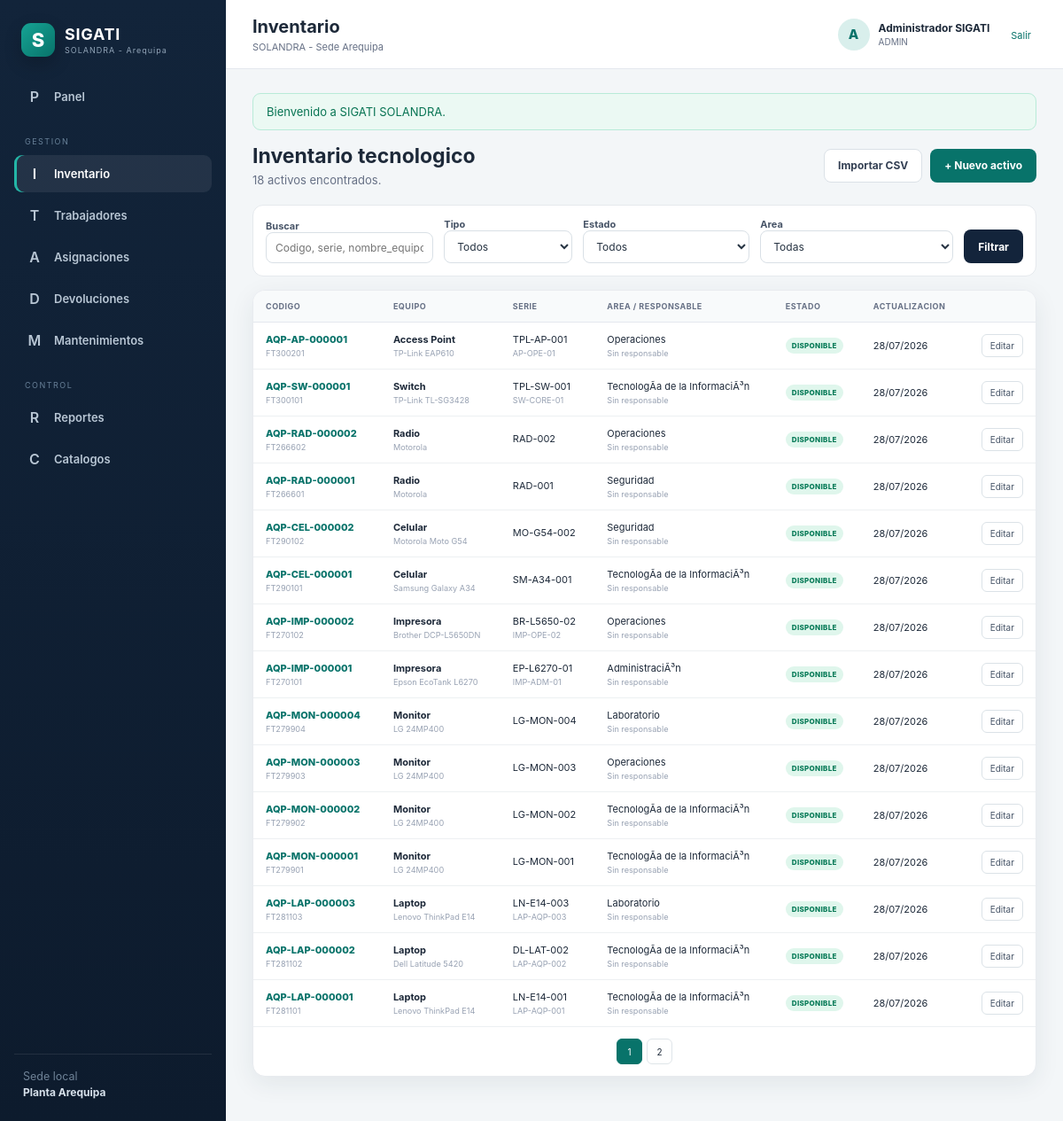
The page /sigati_solandra/public/activos (signed in) on the database as committed earlier.
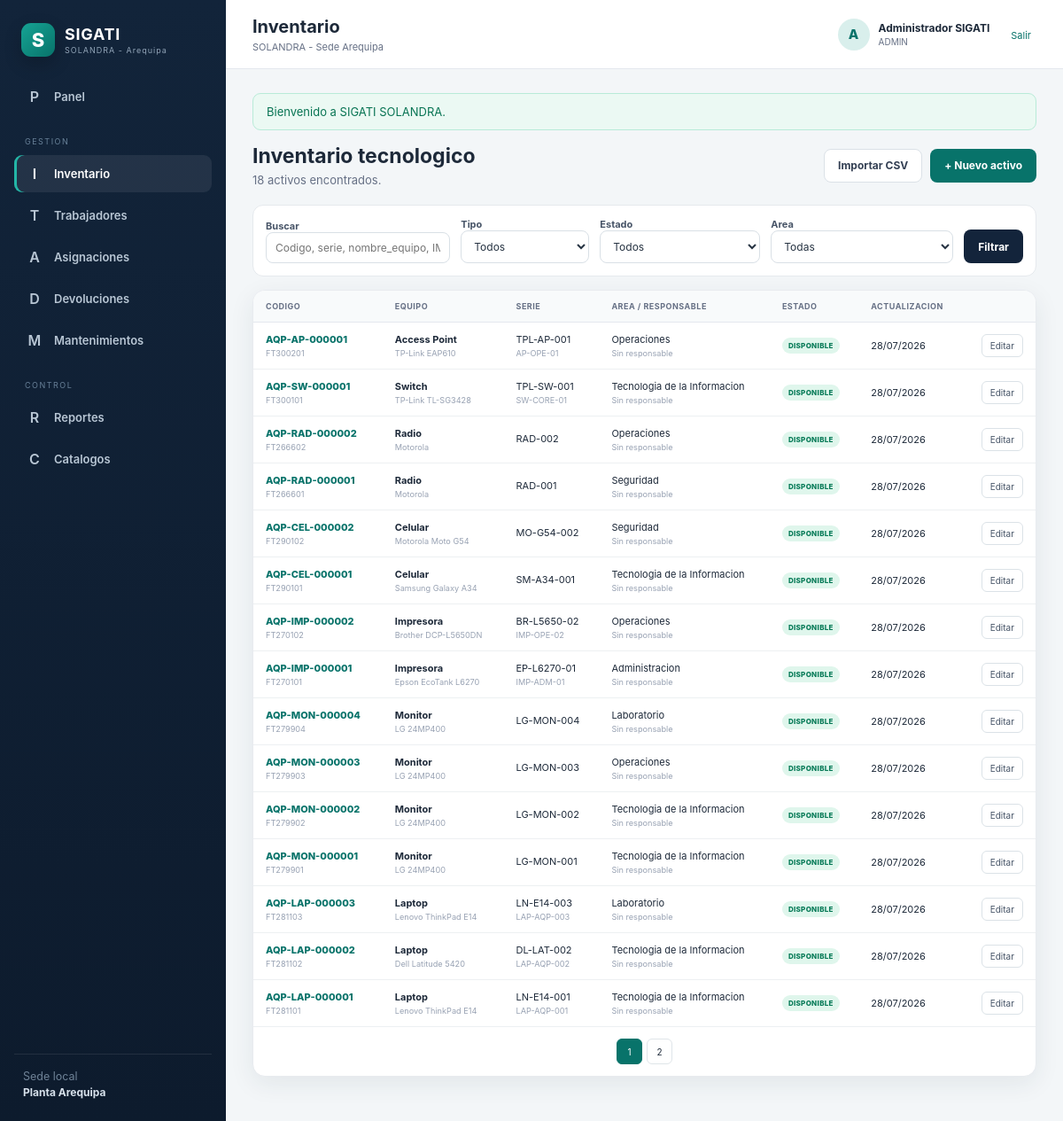
The same page on the database as committed later.
### tables this page shows
CREATE TABLE activos (
  id BIGINT UNSIGNED AUTO_INCREMENT PRIMARY KEY,
  uuid CHAR(36) NULL UNIQUE,
  codigo_activo VARCHAR(40) NOT NULL UNIQUE,
  codigo_anterior VARCHAR(80) NULL,
  tipo_activo_id INT UNSIGNED NOT NULL,
  marca_id INT UNSIGNED NULL,
  modelo_id INT UNSIGNED NULL,
  estado_id INT UNSIGNED NOT NULL,
  area_actual_id INT UNSIGNED NULL,
  ubicacion_id INT UNSIGNED NULL,
  trabajador_actual_id INT UNSIGNED NULL,
  numero_serie VARCHAR(150) NULL,
  nombre_equipo VARCHAR(120) NULL,
  direccion_ip VARCHAR(45) NULL,
  direccion_mac VARCHAR(30) NULL,
  imei1 VARCHAR(30) NULL,
  imei2 VARCHAR(30) NULL,
  numero_telefono VARCHAR(30) NULL,
  fecha_compra DATE NULL,
  numero_factura VARCHAR(80) NULL,
  proveedor_id INT UNSIGNED NULL,
  costo DECIMAL(12,2) NULL,
  fin_garantia DATE NULL,
  observaciones TEXT NULL,
  activo TINYINT(1) NOT NULL DEFAULT 1,
  creado_por INT UNSIGNED NULL,
  actualizado_por INT UNSIGNED NULL,
  creado_en TIMESTAMP NOT NULL DEFAULT CURRENT_TIMESTAMP,
  actualizado_en TIMESTAMP NULL DEFAULT CURRENT_TIMESTAMP ON UPDATE CURRENT_TIMESTAMP,
  INDEX ix_assets_search (codigo_activo,codigo_anterior,numero_serie),
  INDEX ix_assets_status (estado_id),
  INDEX ix_assets_area (area_actual_id),
  INDEX ix_assets_employee (trabajador_actual_id),
  CONSTRAINT fk_assets_type FOREIGN KEY (tipo_activo_id) REFERENCES tipos_activo(id),
  CONSTRAINT fk_assets_brand FOREIGN KEY (marca_id) REFERENCES marcas(id),
  CONSTRAINT fk_assets_model FOREIGN KEY (modelo_id) REFERENCES modelos(id),
  CONSTRAINT fk_assets_status FOREIGN KEY (estado_id) REFERENCES estados_activo(id),
  CONSTRAINT fk_assets_area FOREIGN KEY (area_actual_id) REFERENCES areas(id),
  CONSTRAINT fk_assets_location FOREIGN KEY (ubicacion_id) REFERENCES ubicaciones(id),
  CONSTRAINT fk_assets_employee FOREIGN KEY (trabajador_actual_id) REFERENCES trabajadores(id),
  CONSTRAINT fk_assets_supplier FOREIGN KEY (proveedor_id) REFERENCES proveedores(id),
  CONSTRAINT fk_assets_created_by FOREIGN KEY (creado_por) REFERENCES usuarios(id),
  CONSTRAINT fk_assets_updated_by FOREIGN KEY (actualizado_por) REFERENCES usuarios(id)
);

CREATE TABLE areas (
  id INT UNSIGNED AUTO_INCREMENT PRIMARY KEY,
  nombre VARCHAR(120) NOT NULL UNIQUE,
  activo TINYINT(1) NOT NULL DEFAULT 1,
  creado_en TIMESTAMP NOT NULL DEFAULT CURRENT_TIMESTAMP,
  actualizado_en TIMESTAMP NULL DEFAULT CURRENT_TIMESTAMP ON UPDATE CURRENT_TIMESTAMP
);

CREATE TABLE tipos_activo (
  id INT UNSIGNED AUTO_INCREMENT PRIMARY KEY,
  nombre VARCHAR(100) NOT NULL UNIQUE,
  prefijo VARCHAR(8) NOT NULL UNIQUE,
  activo TINYINT(1) NOT NULL DEFAULT 1,
  creado_en TIMESTAMP NOT NULL DEFAULT CURRENT_TIMESTAMP
);

CREATE TABLE marcas (
  id INT UNSIGNED AUTO_INCREMENT PRIMARY KEY,
  nombre VARCHAR(100) NOT NULL UNIQUE,
  activo TINYINT(1) NOT NULL DEFAULT 1
);

CREATE TABLE modelos (
  id INT UNSIGNED AUTO_INCREMENT PRIMARY KEY,
  marca_id INT UNSIGNED NULL,
  nombre VARCHAR(120) NOT NULL,
  activo TINYINT(1) NOT NULL DEFAULT 1,
  UNIQUE KEY uq_model_brand (marca_id,nombre),
  CONSTRAINT fk_models_brand FOREIGN KEY (marca_id) REFERENCES marcas(id)
);

CREATE TABLE estados_activo (
  id INT UNSIGNED AUTO_INCREMENT PRIMARY KEY,
  codigo VARCHAR(40) NOT NULL UNIQUE,
  nombre VARCHAR(100) NOT NULL UNIQUE,
  color VARCHAR(30) NOT NULL DEFAULT 'secondary',
  activo TINYINT(1) NOT NULL DEFAULT 1
);

### app/Vistas/activos/index.php (the view, shortened to what the changed rows need)
<div class="page-actions">
        <div>
            <h2>Inventario tecnologico</h2>
            <p><?= number_format((int) $resultado['total']) ?> activos encontrados.</p>
        </div>
        <div class="actions">
            <a class="btn btn-light" href="<?= url('activos/importar') ?>">Importar CSV</a>
            <a class="btn btn-primary" href="<?= url('activos/crear') ?>">+ Nuevo activo</a>
        </div>
    </div>
    <form class="filter-panel" method="get">
        <div class="field grow">
            <label>Buscar</label>
            <input
                name="q"
                value="<?= e($filtros['q']) ?>"
                placeholder="Codigo, serie, nombre_equipo, IMEI o telefono"
            >
        </div>
        <div class="field">
            <label>Tipo</label>
            <select name="tipo_activo_id">
                <option value="">Todos</option>
            </select>
        </div>
        <div class="field">
            <label>Estado</label>
            <select name="estado_id">
                <option value="">Todos</option>
            </select>
        </div>
        <div class="field">
            <label>Area</label>
            <select name="area_id">
                <option value="">Todas</option>
            </select>
        </div>
        <button class="btn btn-dark" type="submit">Filtrar</button>
    </form>
    <section class="panel table-panel">
        <div class="table-responsive">
            <table class="data-table">
                <thead>
                    <tr>
                        <th>Codigo</th>
                        <th>Equipo</th>
                        <th>Serie</th>
                        <th>Area / responsable</th>
                        <th>Estado</th>
                        <th>Actualizacion</th>
                        <th></th>
                    </tr>
                </thead>
                <tbody>
                    <?php foreach ($resultado['filas'] as $activo): ?>
                        <tr>
                            <td>
                                <a class="asset-code" href="<?= url('activos/'.$activo['id']) ?>">
                                    <?= e($activo['codigo_activo']) ?>
                                </a>
                                <small><?= e($activo['codigo_anterior'] ?: 'Sin codigo anterior') ?></small>
                            </td>
                            <td>
                                <strong><?= e($activo['nombre_tipo']) ?></strong>
                                <small>
                                    <?= e(trim(($activo['nombre_marca'] ?? '').' '.($activo['nombre_modelo'] ?? '')) ?: 'Sin marca/modelo') ?>
                                </small>
                            </td>
                            <td>
                                <?= e($activo['numero_serie'] ?: '-') ?>
                                <small><?= e($activo['nombre_equipo'] ?: '') ?></small>
                            </td>
                            <td>
                                <?= e($activo['nombre_area'] ?: 'Sin area') ?>
                                <small><?= e($activo['nombre_trabajador'] ?: 'Sin responsable') ?></small>
                            </td>
                            <td><?= badge($activo['nombre_estado']) ?></td>
                            <td><?= date_pe($activo['actualizado_en'] ?: $activo['creado_en']) ?></td>
                            <td class="text-right">
                                <a class="icon-btn" href="<?= url('activos/'.$activo['id'].'/editar') ?>">Editar</a>
                            </td>
                        </tr>
                    <?php endforeach; ?>
                </tbody>
            </table>
        </div>
        <?php if ($resultado['paginas'] > 1): ?>
            <div class="pagination">
                <?php for ($pagina = 1; $pagina <= $resultado['paginas']; $pagina++): ?>
                    <?php $query = http_build_query(array_merge($filtros, ['page' => $pagina])); ?>
                    <a class="<?= $pagina === $resultado['pagina'] ? 'active' : '' ?>" href="?<?= e($query) ?>">
                        <?= $pagina ?>
                    </a>
                <?php endfor; ?>
            </div>
        <?php endif; ?>
    </section>

### app/Nucleo/ayudantes.php (shortened to what the changed rows need)
<?php
function config(string $clave, mixed $default = null): mixed
{
    return Config::obtener($clave, $default);
}
function url(string $ruta = ''): string
{
    $base = rtrim((string) config('aplicacion.url_base'), '/');
    return $base.($ruta !== '' ? '/'.ltrim($ruta, '/') : '');
}
function e(mixed $valor): string
{
    return htmlspecialchars((string) $valor, ENT_QUOTES, 'UTF-8');
}
function date_pe(?string $fecha): string
{
    return format_date_pe($fecha, 'd/m/Y');
}
function format_date_pe(?string $fecha, string $formato): string
{
    $marcaTiempo = strtotime($fecha);
    return $marcaTiempo === false ? '-' : date($formato, $marcaTiempo);
}
function badge(string $estado): string
{
    $colores = [
        'DISPONIBLE' => 'success',
        'ASIGNADO' => 'primary',
        'MANTENIMIENTO' => 'warning',
        'REPARACION' => 'danger',
        'CONFIRMADA' => 'success',
        'PARCIAL' => 'warning',
        'CERRADA' => 'dark',
        'ABIERTO' => 'warning',
        'CERRADO' => 'success',
    ];
    $color = $colores[strtoupper($estado)] ?? 'secondary';
    return '<span class="badge badge-'.$color.'">'.e($estado).'</span>';
}

### app/Nucleo/nucleo.php (shortened to what the changed rows need)
<?php
final class Config
{
    private static array $datos = [];
    public static function obtener(string $clave, mixed $default = null): mixed
    {
        [$archivo, $registro] = array_pad(explode('.', $clave, 2), 2, null);
        if (!isset(self::$datos[$archivo])) {
            $ruta = dirname(__DIR__, 2).'/config/'.$archivo.'.php';
            self::$datos[$archivo] = require $ruta;
        }
        return $registro === null
            ? self::$datos[$archivo]
            : (self::$datos[$archivo][$registro] ?? $default);
    }
}
final class BD
{
    private static ?PDO $pdo = null;
    public static function pdo(): PDO
    {
        if (self::$pdo instanceof PDO) {
            return self::$pdo;
        }
        $config = Config::obtener('base_datos');
        $dsn = sprintf(
            'mysql:host=%s;port=%s;dbname=%s;charset=%s',
            $config['servidor'],
            $config['puerto'],
            $config['nombre'],
            $config['codificacion']
        );
        self::$pdo = new PDO($dsn, $config['usuario'], $config['clave'], [
            PDO::ATTR_ERRMODE => PDO::ERRMODE_EXCEPTION,
            PDO::ATTR_DEFAULT_FETCH_MODE => PDO::FETCH_ASSOC,
            PDO::ATTR_EMULATE_PREPARES => false,
        ]);
        return self::$pdo;
    }
}
final class Vista
{
    public static function renderizar(string $vista, array $datos = [], string $plantilla = 'plantilla'): void
    {
        $archivo = dirname(__DIR__).'/Vistas/'.$vista.'.php';
        extract($datos, EXTR_SKIP);
        require $archivo;
    }
}
abstract class Controlador
{
    protected function vista(string $vista, array $datos = [], string $plantilla = 'plantilla'): void
    {
        Vista::renderizar($vista, $datos, $plantilla);
    }
}
final class Router
{
    private array $rutas = [];
    public function get(string $ruta, array $manejador): void
    {
        $this->rutas[] = ['GET', $ruta, $manejador];
    }
    public function post(string $ruta, array $manejador): void
    {
        $this->rutas[] = ['POST', $ruta, $manejador];
    }
    public function dispatch(): void
    {
        $metodo = $_SERVER['REQUEST_METHOD'];
        $uri = parse_url($_SERVER['REQUEST_URI'], PHP_URL_PATH) ?: '/';
        $base = rtrim((string) Config::obtener('aplicacion.url_base'), '/');
        if ($base !== '' && str_starts_with($uri, $base)) {
            $uri = substr($uri, strlen($base));
        }
        $uri = '/'.trim($uri, '/');
        foreach ($this->rutas as [$metodoRuta, $ruta, $manejador]) {
            if ($metodoRuta !== $metodo) {
                continue;
            }
            $pattern = '#^'.preg_replace(
                '#\{[a-zA-Z_][a-zA-Z0-9_]*\}#',
                '([^/]+)',
                rtrim($ruta, '/')
            ).'/?$#';
            if (preg_match($pattern, $uri, $coincidencias)) {
                array_shift($coincidencias);
                [$clase, $accion] = $manejador;
                (new $clase())->$accion(...$coincidencias);
                return;
            }
        }
    }
}

Rows that differ between the two databases and show on the page:
changed through a linked row, activos "AQP-SW-000001": area_actual.nombre "TecnologÃ­a de la InformaciÃ³n" → "Tecnologia de la Informacion"
changed through a linked row, activos "AQP-CEL-000001": area_actual.nombre "TecnologÃ­a de la InformaciÃ³n" → "Tecnologia de la Informacion"
changed through a linked row, activos "AQP-IMP-000001": area_actual.nombre "AdministraciÃ³n" → "Administracion"
changed through a linked row, activos "AQP-MON-000002": area_actual.nombre "TecnologÃ­a de la InformaciÃ³n" → "Tecnologia de la Informacion"
changed through a linked row, activos "AQP-MON-000001": area_actual.nombre "TecnologÃ­a de la InformaciÃ³n" → "Tecnologia de la Informacion"
changed through a linked row, activos "AQP-LAP-000002": area_actual.nombre "TecnologÃ­a de la InformaciÃ³n" → "Tecnologia de la Informacion"
changed through a linked row, activos "AQP-LAP-000001": area_actual.nombre "TecnologÃ­a de la InformaciÃ³n" → "Tecnologia de la Informacion"
